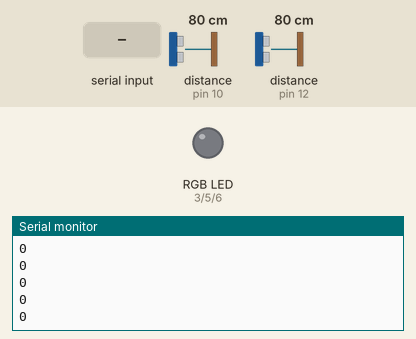
Recording of a sketch running on a simulated Arduino Uno, built with avr-gcc and run on an emulated ATmega328P. On the bench: an RGB LED mixed from three pins (HIGH = lit), the last lines printed to the serial monitor. Wiring (inferred from the names in the program): 2 × ultrasonic range finder: trigger pin 11, echo pin 10 / trigger pin 13, echo pin 12. Inputs (shaded band) come from the test bench; at power-on: distance to the obstacle (sensors on pin 10, pin 12) 80 cm. The echo pulse lasts 58.3 µs per cm; pins used as bus, display or sensor lines are not drawn.

Above: at 1.2 s.
1.3 s: "gwin\n" received over Serial
At 2.57 s:
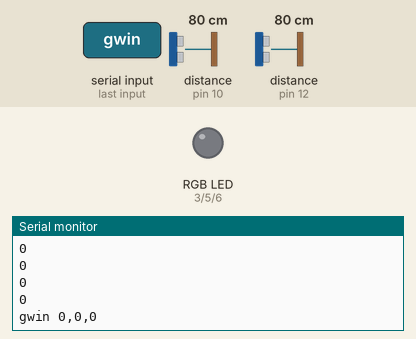
3.8 s: "fwin\n" received over Serial
At 5.6 s:
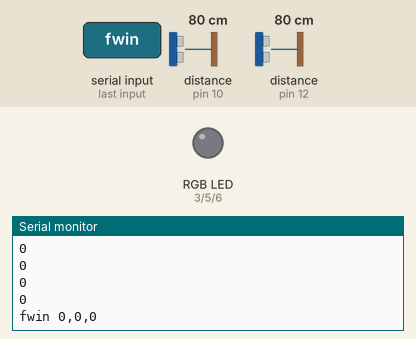
6.3 s: "turn\n" received over Serial
At 7.4 s:
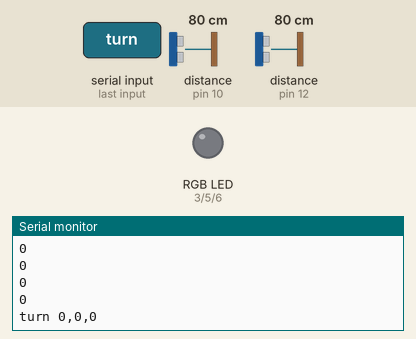

Measured:
- after the input at 1.3 s, the serial monitor: prints a new line after 1.0 s (image 1)
- after the input at 3.8 s, the serial monitor: prints a new line after 1.0 s (image 2)
- after the input at 6.3 s, the serial monitor: prints a new line after 1.0 s (image 3)

The sketch:

posidenitifierTicTacToe.ino
```cpp
// this is for the y ultrasonic sensor
int trigPinY=13;
int echoPinY=12;
int ydist[9] = {9,8,8,11,10,9,13,12,12};
int xdist[9] = {12,11,9,12,10,8,11,9,8};
int altydist[9] = {10,8,8,11,10,10,13,12,11};
int altxdist[9] = {13,11,10,12,9,8,12,10,8};

// this is the configuration for the RGB lamp
int red = 3;
int green = 5;
int blue = 6;

int prevred = 0;
int prevgreen = 0;
int prevblue = 0;

// this is for the x ultrasonic sensor
int trigPinX = 11;
int echoPinX = 10;

int count = 0;


void setup() {
  pinMode(trigPinY,OUTPUT);
  pinMode(echoPinY,INPUT);
  pinMode(trigPinX,OUTPUT);
  pinMode(echoPinX,INPUT);

  pinMode(red, OUTPUT);
  pinMode(green, OUTPUT);
  pinMode(blue, OUTPUT);
  Serial.begin(115200);
  // put your setup code here, to run once:
}

void loop() {
    if(Serial.available() != 0){
       String cmd = Serial.readStringUntil('\r');

       String rval = cmd.substring(4,8);
       String gval = cmd.substring(9,12);
       String bval = cmd.substring(13);

       String sect = getfirst(cmd);
       int R = getnum(rval);
       int G = getnum(gval);
       int B = getnum(bval);

       Serial.println(sect + " " + String(R) + "," + String(G) + "," + String(B));

       if(sect == "gwin"){
          fade(R,G,B,red,green,blue,3,5);
          fadeout(R,G,B, red, green, blue);
       }
       else if(sect == "fwin"){
          fade(R,G,B,red,green,blue,10,2);
          fadeout(R,G,B, red, green, blue);
       }
       else if(sect == "turn"){
         if(prevred == 0 && prevblue == 0 && prevgreen == 0){
           fadein(R,G,B,red, green, blue);
         }
         else{
           fadeout(prevred, prevgreen, prevblue, red, green, blue);
           delay(100);
           fadein(R,G,B, red, green, blue);
         }
         analogWrite(red, R);
         analogWrite(green, G);
         analogWrite(blue, B);
       }

       prevred = R;
       prevgreen = G;
       prevblue = B;
    }

    count = 0;
    int ydistance = Ultrasonic(trigPinY, echoPinY);
    int xdistance = Ultrasonic(trigPinX, echoPinX);
    //Serial.println("Y: " + String(ydistance) + "X: " + String(xdistance));
    for(int i = 0; i < 9; i++){
      PrintPos(i,xdistance,ydistance);
    }
    if(count == 0)
    {
      Serial.println("0");
    }
  // put your main code here, to run repeatedly:
}

int Ultrasonic(int trig, int echo){
  digitalWrite(trig,LOW);
  delayMicroseconds(10);
  digitalWrite(trig,HIGH);
  delayMicroseconds(10);
  digitalWrite(trig,LOW);
  int pingTravelTime = pulseIn(echo,HIGH);
  delay(25);
  int distance = pingTravelTime/2 * 0.034;
  return distance;
}

void PrintPos(int pos, int x, int y){
    if((y == ydist[pos] ||  y == altydist[pos]) && (x == xdist[pos] ||  x == altxdist[pos])){
      Serial.println(String(pos + 1));
      count = count + 1;
    }
}

String getfirst(String thingie){
  String sect = thingie.substring(0,4);
  return sect;
}

int getnum(String thingie){
  String truethingie = "";

  for(int i = 0; i < thingie.length(); i++){
    if(thingie[i] != '0'){
       truethingie = truethingie + String(thingie[i]);
    }
  }

  int thing = truethingie.toInt();
  return thing;
}

void fade(int Rv, int Gv, int Bv, int redv, int greenv, int bluev, int repeats, int del)
{
   int RO = Rv;
   int GO = Gv;
   int BO = Bv;

   for(int i = 0; i < repeats; i++)
   {
     Rv = RO;
     Gv = GO;
     Bv = BO;

     bool fadeddown = false;
     bool fadedup = false;
     while(fadeddown == false){
          if(Rv > 0){
             Rv = Rv - 1;
          }
          if(Gv > 0){
             Gv = Gv - 1;
          }
          if(Bv > 0){
             Bv = Bv - 1;
          }

          if(Rv == 0 && Bv == 0 && Gv == 0){
            fadeddown = true;
          }

          analogWrite(redv, Rv);
          analogWrite(greenv, Gv);
          analogWrite(bluev, Bv);
          delay(del);
      }
      delay(90);
      while(fadedup == false){
          if(Rv < RO){
             Rv = Rv + 1;
          }
          if(Gv < GO){
             Gv = Gv + 1;

          }
          if(Bv < BO){
             Bv = Bv + 1;
          }

          if(Rv == RO && Bv == BO && Gv == GO){
            fadedup = true;
          }

          analogWrite(redv, Rv);
          analogWrite(greenv, Gv);
          analogWrite(bluev, Bv);
          delay(del);
      }
   }
}

void fadein(int Rv, int Gv, int Bv, int redv, int greenv, int bluev)
{
   int RO = Rv;
   int GO = Gv;
   int BO = Bv;

   int repeats = 1;

   for(int i = 0; i < repeats; i++)
   {
     Rv = 0;
     Gv = 0;
     Bv = 0;

     bool fadedup = false;
     while(fadedup == false){
          if(Rv < RO){
             Rv = Rv + 1;
          }
          if(Gv < GO){
             Gv = Gv + 1;

          }
          if(Bv < BO){
             Bv = Bv + 1;
          }

          if(Rv == RO && Bv == BO && Gv == GO){
            fadedup = true;
          }

          analogWrite(redv, Rv);
          analogWrite(greenv, Gv);
          analogWrite(bluev, Bv);
          delay(5);
      }
   }
}

void fadeout(int Rv, int Gv, int Bv, int redv, int greenv, int bluev)
{
   int RO = Rv;
   int GO = Gv;
   int BO = Bv;

   int repeats = 1;

   for(int i = 0; i < repeats; i++)
   {
     Rv = RO;
     Gv = GO;
     Bv = BO;

     bool fadeddown = false;
     bool fadedup = false;
     while(fadeddown == false){
          if(Rv > 0){
             Rv = Rv - 1;
          }
          if(Gv > 0){
             Gv = Gv - 1;
          }
          if(Bv > 0){
             Bv = Bv - 1;
          }

          if(Rv == 0 && Bv == 0 && Gv == 0){
            fadeddown = true;
          }

          analogWrite(redv, Rv);
          analogWrite(greenv, Gv);
          analogWrite(bluev, Bv);
          delay(5);
      }
   }
}
```
